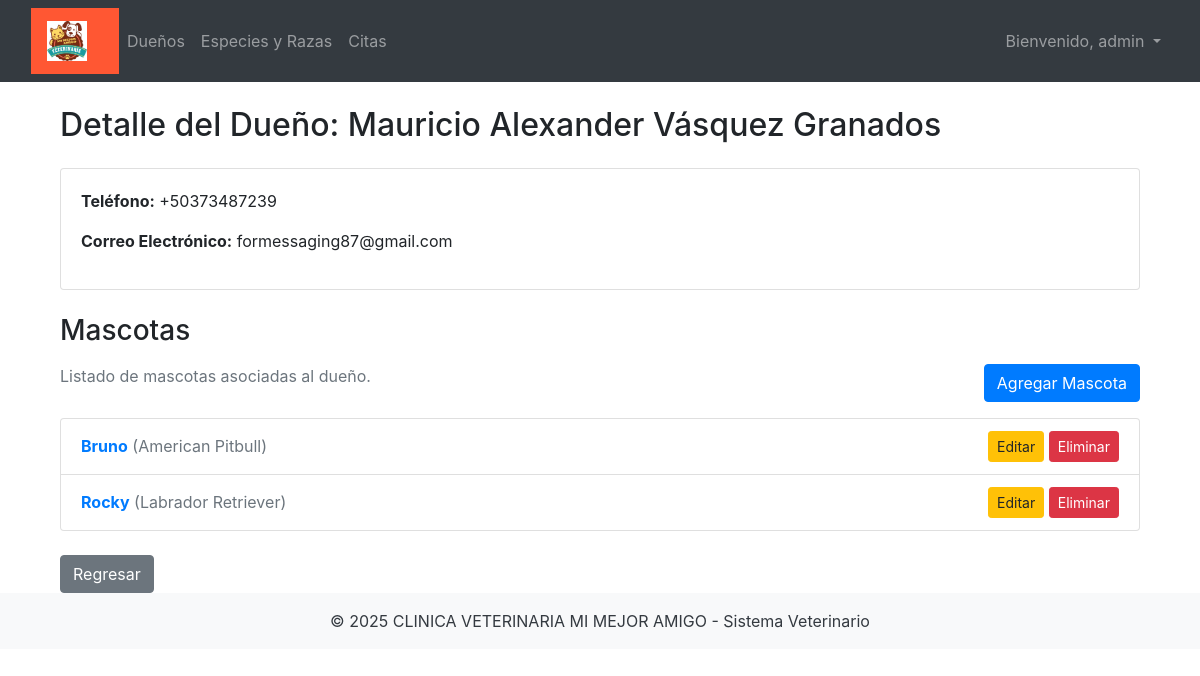
The app's page /owner/1 (signed in) with its own data.
### app/models/config.py (models this page shows)
class ClinicConfig(db.Model):
    __tablename__ = 'clinic_config'
    id = db.Column(db.Integer, primary_key=True)
    clinic_name = db.Column(db.String(100), nullable=False)
    logo_url = db.Column(db.String(255), nullable=True)
    primary_color = db.Column(db.String(7), nullable=True)
    secondary_color = db.Column(db.String(7), nullable=True)
    welcome_message = db.Column(db.String(255), nullable=True)

### app/models/user.py (models this page shows, shortened)
class User(UserMixin, db.Model):
    id = db.Column(db.Integer, primary_key=True)
    username = db.Column(db.String(64), unique=True, nullable=False)
    email = db.Column(db.String(120), unique=True, nullable=False)
    password_hash = db.Column(db.String(128), nullable=False)
    role = db.Column(db.String(20), nullable=False, default='asistente')  # Por defecto, rol "asistente"

### app/models/owner.py (models this page shows, shortened)
class Owner(db.Model):
    id = db.Column(db.Integer, primary_key=True)
    name = db.Column(db.String(100), nullable=False)
    phone = db.Column(db.String(20), nullable=False)
    email = db.Column(db.String(100), nullable=True)
    pets = db.relationship('Pet', backref='owner', lazy=True)

### app/models/pet.py (models this page shows, shortened)
class Pet(db.Model):
    id = db.Column(db.Integer, primary_key=True)
    name = db.Column(db.String(50), nullable=False)
    birth_date = db.Column(db.Date, nullable=False)
    observations = db.Column(db.Text, nullable=True)
    species_id = db.Column(db.Integer, db.ForeignKey('species.id'), nullable=False)
    breed_id = db.Column(db.Integer, db.ForeignKey('breed.id'), nullable=False)
    owner_id = db.Column(db.Integer, db.ForeignKey('owner.id'), nullable=False)
    medical_records = db.relationship('MedicalRecord', backref='pet', lazy=True)
    appointments = db.relationship('Appointment', backref='pet', lazy=True)
    species = db.relationship('Species', backref='pets', lazy=True)
    breed = db.relationship('Breed', backref='pets', lazy=True)

### app/models/breed.py (models this page shows, shortened)
class Breed(db.Model):
    id = db.Column(db.Integer, primary_key=True)
    name = db.Column(db.String(50), nullable=False)
    species_id = db.Column(db.Integer, db.ForeignKey('species.id', ondelete='CASCADE', name='fk_breed_species'), nullable=False)

### app/routes.py (the view)
@main.route('/owner/<int:id>')
@login_required
def owner_detail(id):
    owner = Owner.query.get_or_404(id)
    return render_template('owner_detail.html', owner=owner, title=f"Detalle de {owner.name}")

### app/__init__.py (called while the page is built)
@login_manager.user_loader
def load_user(user_id):
    from app.models.user import User
    return User.query.get(int(user_id))

def create_app():
    app = Flask(__name__)
    app.config.from_object('config.Config')
    db.init_app(app)
    login_manager.init_app(app)
    mail.init_app(app)
    migrate.init_app(app, db)
    from app.models.config import ClinicConfig
    from app.routes import main
    app.register_blueprint(main)
    from app.auth.routes import auth
    app.register_blueprint(auth, url_prefix='/auth')
    @app.context_processor
    def inject_clinic_config():
        config = ClinicConfig.query.first()
        return dict(config=config)
    return app

### app/templates/owner_detail.html
{% extends "base.html" %}
{% block content %}
<div class="container mt-4">
    <h2 class="mb-4">Detalle del Dueño: {{ owner.name }}</h2>
    <div class="card mb-4">
        <div class="card-body">
            <p><strong>Teléfono:</strong> {{ owner.phone }}</p>
            <p><strong>Correo Electrónico:</strong> {{ owner.email }}</p>
        </div>
    </div>
    <h3 class="mb-3">Mascotas</h3>
    <div class="d-flex justify-content-between mb-3">
        <p class="text-muted mb-0">Listado de mascotas asociadas al dueño.</p>
        <a href="{{ url_for('main.add_pet', owner_id=owner.id) }}" class="btn btn-primary">Agregar Mascota</a>
    </div>
    {% if owner.pets %}
    <ul class="list-group">
        {% for pet in owner.pets %}
        <li class="list-group-item d-flex justify-content-between align-items-center">
            <div>
                <a href="{{ url_for('main.pet_detail', pet_id=pet.id) }}">
                    <strong>{{ pet.name }}</strong>
                    <span class="text-muted">({{ pet.breed.name or "Sin raza" }})</span>
                </a>
            </div>
            <div>
                <a href="{{ url_for('main.edit_pet', pet_id=pet.id) }}" class="btn btn-sm btn-warning">Editar</a>
                <a href="{{ url_for('main.delete_pet', pet_id=pet.id) }}" class="btn btn-sm btn-danger">Eliminar</a>
            </div>
        </li>
        {% endfor %}
    </ul>
    {% else %}
    <p class="text-muted">Este dueño no tiene mascotas registradas.</p>
    {% endif %}
    <div class="mt-4">
		<a href="{{ url_for('main.list_owners') }}" class="btn btn-secondary">Regresar</a>
    </div>
</div>
{% endblock %}

### app/templates/base.html (shortened to what this page needs)
<!DOCTYPE html>
<html lang="es">
<head>
  <link rel="stylesheet" href="{{ url_for('static', filename='css/bootstrap.min.css') }}">
  <link rel="stylesheet" href="{{ url_for('static', filename='css/intlTelInput.min.css') }}">
</head>
<body>
<nav class="navbar navbar-expand-lg navbar-dark bg-dark">
	<div class="container-fluid">
    <nav class="navbar" style="background-color: {{ config.primary_color }};">
		<a class="navbar-brand" href="/">
			<img src="{{ config.logo_url }}" alt="Logo" height="40">
		</a>
	</nav>
    <div class="collapse navbar-collapse justify-content-between" id="navbarNav">
      <ul class="navbar-nav">
        <li class="nav-item">
          <a class="nav-link" href="{{ url_for('main.list_owners') }}">Dueños</a>
        </li>
        <li class="nav-item">
          <a class="nav-link" href="{{ url_for('main.list_species') }}">Especies y Razas</a>
        </li>
        <li class="nav-item">
          <a class="nav-link" href="{{ url_for('main.appointments') }}">Citas</a>
        </li>
      </ul>
      <ul class="navbar-nav">
        {% if current_user.is_authenticated %}
        <li class="nav-item dropdown">
          <a class="nav-link dropdown-toggle" href="#" id="userDropdown" role="button" data-bs-toggle="dropdown"
            aria-expanded="false">
            Bienvenido, {{ current_user.username }}
          </a>
        </li>
        {% else %}
        <li class="nav-item">
          <a class="nav-link" href="{{ url_for('auth.login') }}">Iniciar Sesión</a>
        </li>
        {% endif %}
      </ul>
    </div>
  </div>
</nav>
  <div class="container mt-4 flex-grow-1">
    {% block content %}{% endblock %}
  </div>
  <footer class="bg-light text-center text-dark py-3">
    <p class="mb-0">© 2025 {{ config.clinic_name }} - Sistema Veterinario</p>
  </footer>
</body>
</html>

### records on screen
ClinicConfig: logo_url (picture), clinic_name "CLINICA VETERINARIA MI MEJOR AMIGO"
User: username "admin"
Owner: name "Mauricio Alexander Vásquez Granados", phone "+50373487239", email "formessaging87@gmail.com"
Pet: name "Bruno", breed "American Pitbull"
Pet: name "Rocky", breed "Labrador Retriever"
